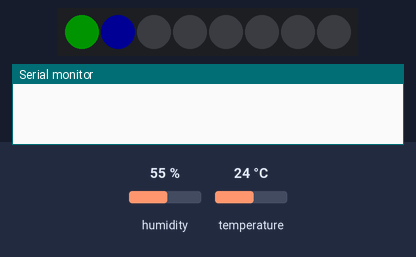
A sketch run on a simulated Arduino Uno, built with avr-gcc and run on an emulated ATmega328P. On the bench: 8 RGB LEDs in strip order, left to right, the last lines printed to the serial monitor. The test bench sets the inputs (shaded band); at power-on: humidity 55 %, temperature 24 °C. Dim RGB values are drawn brighter than linear.

Above: at 0.1 s.
At 0.6 s:
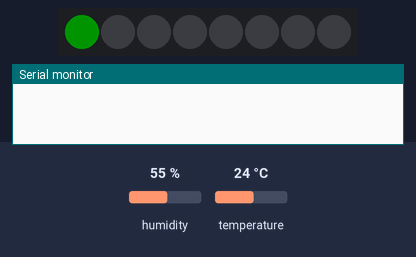
At 1.1 s:
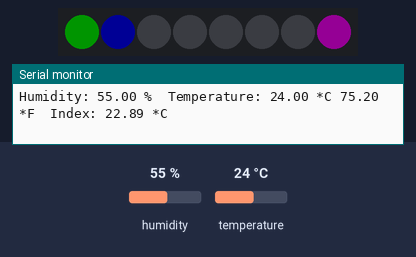
Timing chart, 0 to 40.0 s (numbered marks = the images above):
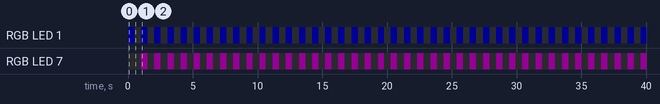

Measured:
- by itself, RGB LED 1: alternates RGB(0, 0, 20) for 0.50 s and off for 0.53 s
- by itself, RGB LED 7: alternates RGB(20, 0, 20) for 0.50 s and off for 0.51 s
- by itself, everything shown: repeats every 1.0 s, in 3 steps
- what the display in image 1 shows lasts 0.5 s, from 0.5 s to 1.0 s

The sketch:

b1.ino
```cpp
#include <SPI.h>

#include <Adafruit_NeoPixel.h>
#include <DHT.h>

#define L1 2

#define DHTPIN 3
#define DHTTYPE DHT11

Adafruit_NeoPixel strip = Adafruit_NeoPixel(8,L1,NEO_GRB + NEO_KHZ800);

DHT dht(DHTPIN,DHTTYPE);

// Color definitions
uint32_t magenta = strip.Color(255,0,255);
uint32_t white = strip.Color(255,255,255);
uint32_t yellow = strip.Color(255,255,0);
uint32_t red = strip.Color(255,0,0);
uint32_t green = strip.Color(0,255,0);
uint32_t orange = strip.Color(255,130,0);
uint32_t purple = strip.Color(130,0,255);
uint32_t d_blue = strip.Color(0,0,255);
uint32_t l_blue = strip.Color(0,255,255);

void setup() {
  strip.begin();
  strip.show();
  strip.setBrightness(20);
  Serial.begin(9600);
  dht.begin();
}

void loop() {
  strip.setPixelColor(0,green);
  strip.setPixelColor(1,d_blue);
  strip.show();
  delay(500);
  strip.setPixelColor(1,0);
  strip.setPixelColor(7,0);
  strip.show();
  delay(500);
  float h = dht.readHumidity();
  //float t = dht.readTemperature();
  float f = dht.readTemperature(true);
  float t = (f - 32) * 5 / 9;
  if (isnan(h) || isnan(t) || isnan(f)) {
    Serial.println("Failed to read from DHT sensor!");
    strip.setPixelColor(7,red);
    strip.show();
    return;
  } else {
    strip.setPixelColor(7,magenta);
    strip.show();
  }
  float hi = dht.computeHeatIndex(f,h);
  float index = (hi - 32) * 5 / 9 - 1;
  Serial.print("Humidity: ");
  Serial.print(h);
  Serial.print(" %\t");
  Serial.print("Temperature: ");
  Serial.print(t);
  Serial.print(" *C ");
  Serial.print(f);
  Serial.print(" *F\t");
  Serial.print("Index: ");
  Serial.print(index);
  Serial.println(" *C");
}
```
